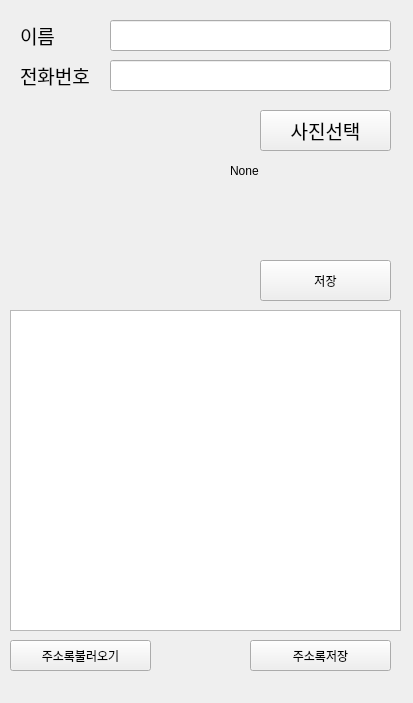
<?xml version="1.0" encoding="UTF-8"?>
<ui version="4.0">
 <class>Form</class>
 <widget class="QWidget" name="Form">
  <property name="geometry">
   <rect>
    <x>0</x>
    <y>0</y>
    <width>413</width>
    <height>703</height>
   </rect>
  </property>
  <property name="windowTitle">
   <string>Form</string>
  </property>
  <widget class="QLabel" name="label">
   <property name="geometry">
    <rect>
     <x>20</x>
     <y>20</y>
     <width>121</width>
     <height>31</height>
    </rect>
   </property>
   <property name="font">
    <font>
     <family>AcadEref</family>
     <pointsize>14</pointsize>
    </font>
   </property>
   <property name="text">
    <string>이름</string>
   </property>
  </widget>
  <widget class="QLineEdit" name="lineEdit">
   <property name="geometry">
    <rect>
     <x>110</x>
     <y>20</y>
     <width>281</width>
     <height>31</height>
    </rect>
   </property>
   <property name="font">
    <font>
     <family>AcadEref</family>
     <pointsize>14</pointsize>
    </font>
   </property>
  </widget>
  <widget class="QLineEdit" name="lineEdit_2">
   <property name="geometry">
    <rect>
     <x>110</x>
     <y>60</y>
     <width>281</width>
     <height>31</height>
    </rect>
   </property>
   <property name="font">
    <font>
     <family>AcadEref</family>
     <pointsize>14</pointsize>
    </font>
   </property>
  </widget>
  <widget class="QLabel" name="label_2">
   <property name="geometry">
    <rect>
     <x>20</x>
     <y>60</y>
     <width>121</width>
     <height>31</height>
    </rect>
   </property>
   <property name="font">
    <font>
     <family>AcadEref</family>
     <pointsize>14</pointsize>
    </font>
   </property>
   <property name="text">
    <string>전화번호</string>
   </property>
  </widget>
  <widget class="QPushButton" name="pushButton">
   <property name="geometry">
    <rect>
     <x>260</x>
     <y>110</y>
     <width>131</width>
     <height>41</height>
    </rect>
   </property>
   <property name="font">
    <font>
     <family>AcadEref</family>
     <pointsize>14</pointsize>
    </font>
   </property>
   <property name="text">
    <string>사진선택</string>
   </property>
  </widget>
  <widget class="QLabel" name="label_3">
   <property name="geometry">
    <rect>
     <x>10</x>
     <y>110</y>
     <width>211</width>
     <height>191</height>
    </rect>
   </property>
   <property name="font">
    <font>
     <family>AcadEref</family>
     <pointsize>14</pointsize>
    </font>
   </property>
   <property name="text">
    <string/>
   </property>
   <property name="pixmap">
    <pixmap>unknown.png</pixmap>
   </property>
   <property name="alignment">
    <set>Qt::AlignCenter</set>
   </property>
  </widget>
  <widget class="QPushButton" name="pushButton_2">
   <property name="geometry">
    <rect>
     <x>10</x>
     <y>640</y>
     <width>141</width>
     <height>31</height>
    </rect>
   </property>
   <property name="text">
    <string>주소록불러오기</string>
   </property>
  </widget>
  <widget class="QPushButton" name="pushButton_3">
   <property name="geometry">
    <rect>
     <x>250</x>
     <y>640</y>
     <width>141</width>
     <height>31</height>
    </rect>
   </property>
   <property name="text">
    <string>주소록저장</string>
   </property>
  </widget>
  <widget class="QListWidget" name="listWidget">
   <property name="geometry">
    <rect>
     <x>10</x>
     <y>310</y>
     <width>391</width>
     <height>321</height>
    </rect>
   </property>
  </widget>
  <widget class="QLabel" name="label_4">
   <property name="geometry">
    <rect>
     <x>230</x>
     <y>160</y>
     <width>161</width>
     <height>21</height>
    </rect>
   </property>
   <property name="text">
    <string>None</string>
   </property>
  </widget>
  <widget class="QPushButton" name="pushButton_4">
   <property name="geometry">
    <rect>
     <x>260</x>
     <y>260</y>
     <width>131</width>
     <height>41</height>
    </rect>
   </property>
   <property name="text">
    <string>저장</string>
   </property>
  </widget>
 </widget>
 <resources/>
 <connections/>
</ui>
